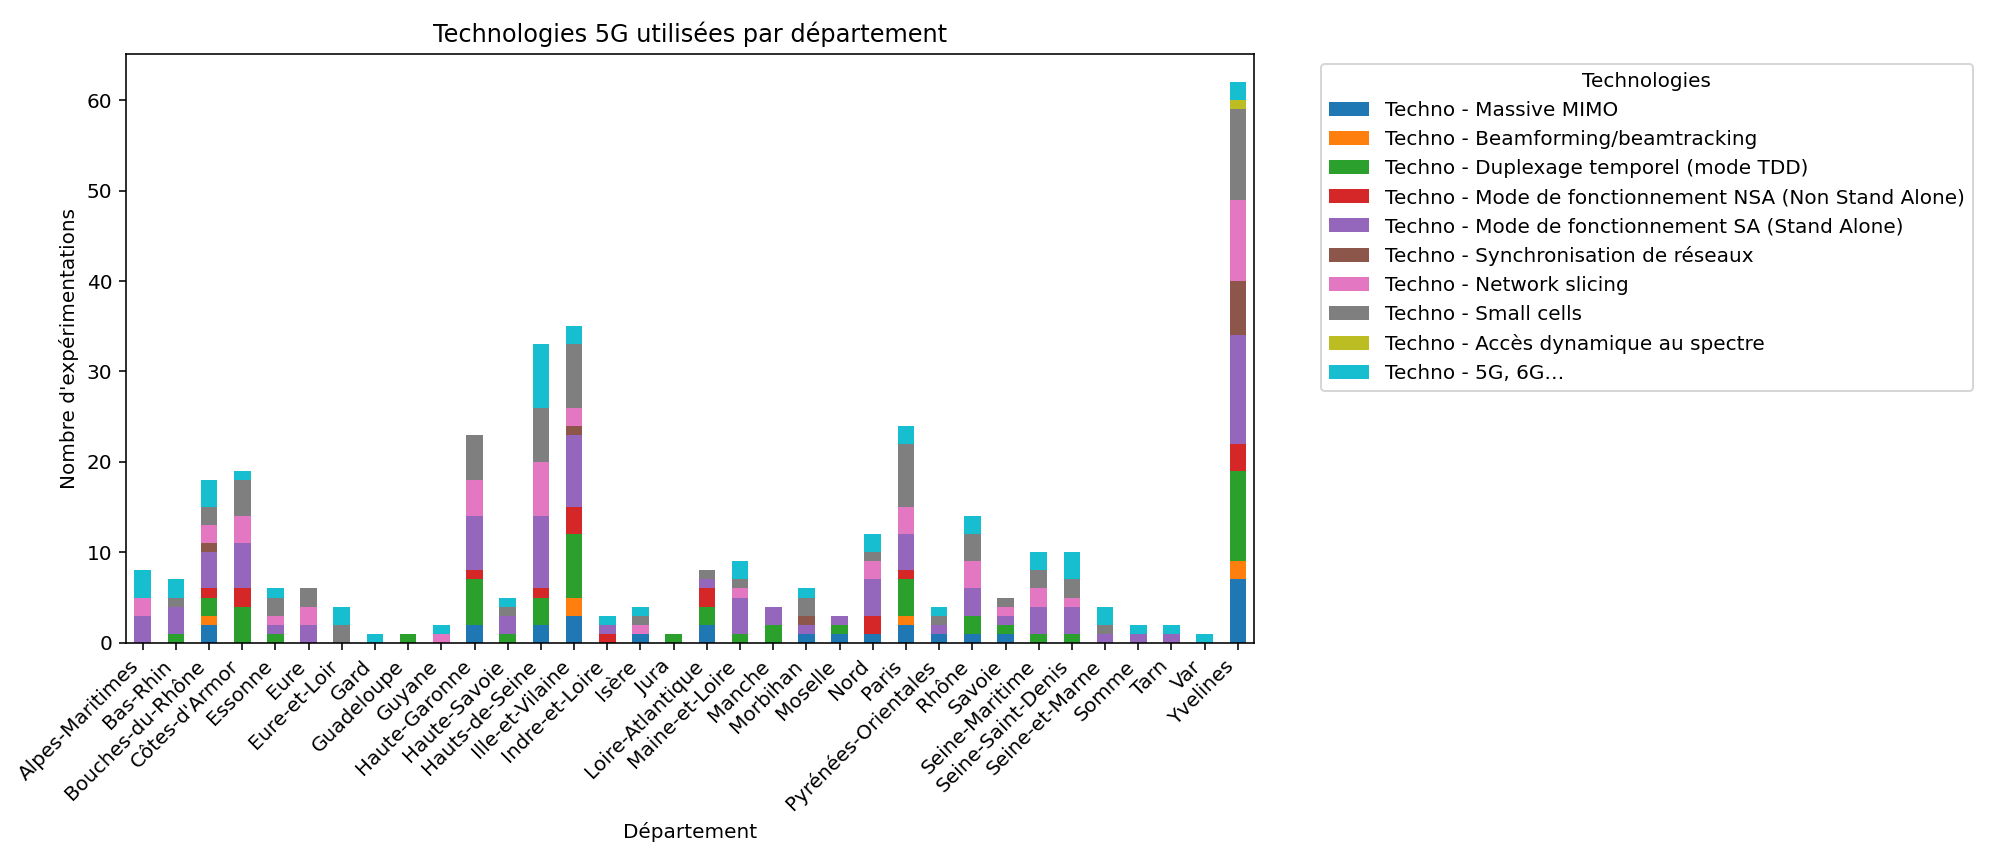

Reproduce this figure in Python.
import pandas as pd
import matplotlib.pyplot as plt

def diagramme_techno_par_dep():

    # Charger le fichier CSV
    fichier_csv = pd.read_csv(r"experimentations_5G.csv",encoding="Windows-1252", sep=";", engine="python")

    # Trouver les colonnes "Département" et "Techno"
    dep_col = []
    techno_cols = []
    
    for col in fichier_csv.columns:
        if "Département" == col:
            dep_col = col  # On assigne la colonne "Département"
        elif "Techno" in col:
            techno_cols.append(col)  # Ajouter les colonnes "Techno"

    # Convertir Oui/Non → 1/0
    data = fichier_csv[[dep_col] + techno_cols].replace({"Oui": 1, "Non": 0}).fillna(0)

    # Regrouper par département et sommer les 1
    techno_par_dep = data.groupby(dep_col)[techno_cols].sum()

    # Créer un diagramme en barres empilées
    techno_par_dep.plot(kind="bar", stacked=True, figsize=(14, 6))

    plt.title("Technologies 5G utilisées par département")
    plt.ylabel("Nombre d'expérimentations")
    plt.xlabel("Département")
    
    plt.xticks(rotation=45, ha="right")
    plt.legend(title="Technologies", bbox_to_anchor=(1.05, 1), loc="upper left")
    plt.tight_layout()
    plt.savefig("diagramme_techno_par_dep.png")
    plt.show()

# Appel de la fonction
diagramme_techno_par_dep()



    



